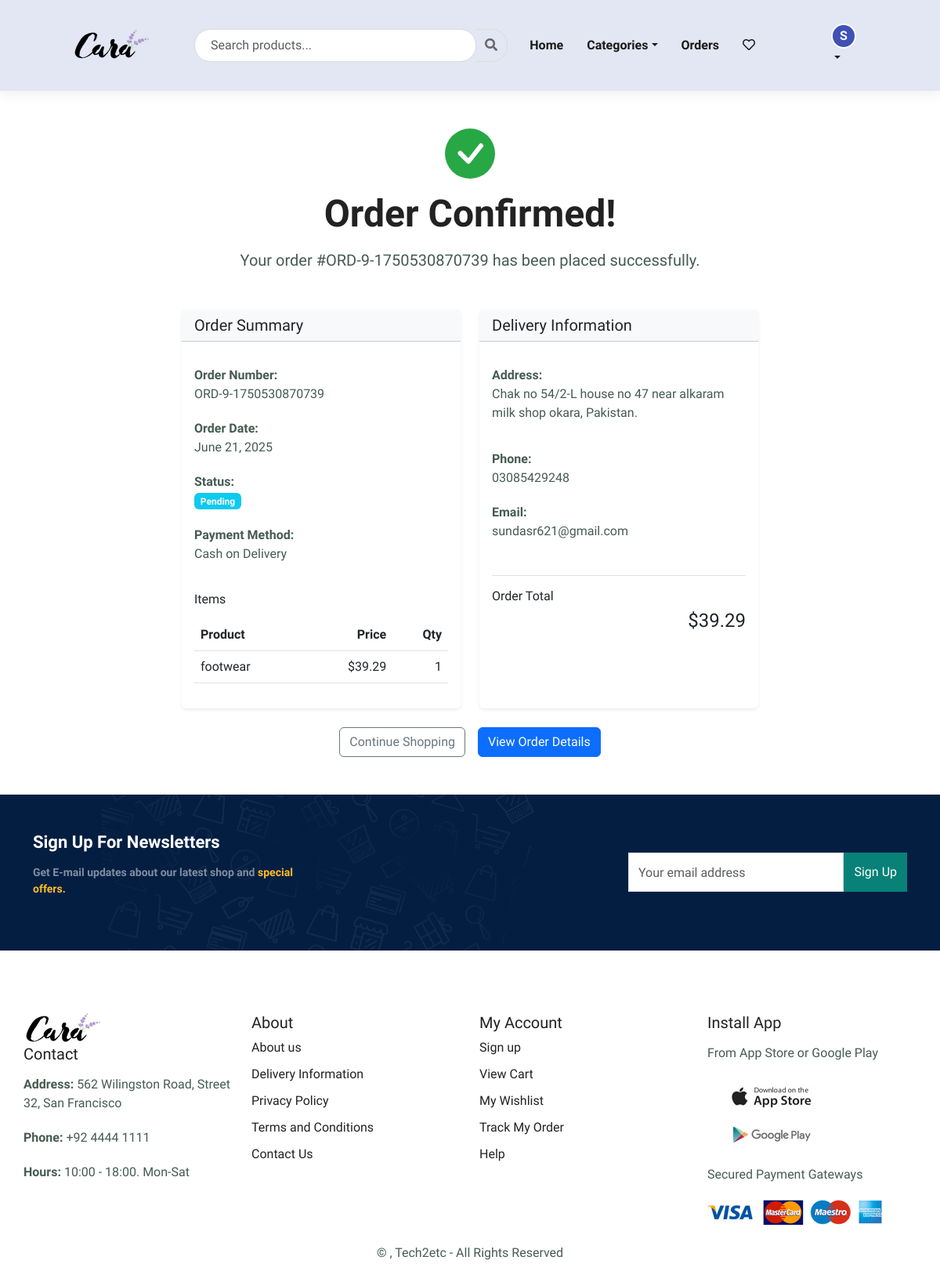
The app's page /checkout/success/ORD-9-1750530870739/ (signed in) with its own data.
### profiles/models.py (models this page shows, shortened)
class Profile(models.Model):
    ROLE_CHOICES = (
        ('buyer', 'Buyer'),
        ('seller', 'Seller'),
    )
    user = models.OneToOneField(User, on_delete=models.CASCADE, related_name='profile')
    full_name = models.CharField(max_length=100, blank=True)
    phone_number = models.CharField(max_length=20, blank=True)
    address_line1 = models.CharField(max_length=100, blank=True)
    address_line2 = models.CharField(max_length=100, blank=True)
    city = models.CharField(max_length=50, blank=True)
    state = models.CharField(max_length=50, blank=True)
    postal_code = models.CharField(max_length=20, blank=True)
    country = models.CharField(max_length=50, blank=True)
    picture = models.ImageField(upload_to='profiles/', blank=True, null=True)
    role = models.CharField(max_length=10, choices=ROLE_CHOICES, default='buyer')  # New field
    created_at = models.DateTimeField(auto_now_add=True)
    updated_at = models.DateTimeField(auto_now=True)

### checkout/models.py (models this page shows, shortened)
class Order(models.Model):
    ORDER_STATUS = (
        ('P', 'Pending'),
        ('S', 'Shipped'),
        ('C', 'Completed'),
        ('X', 'Cancelled')
    )
    PAYMENT_METHODS = (
        ('COD', 'Cash on Delivery'),
    )
    user = models.ForeignKey(settings.AUTH_USER_MODEL, on_delete=models.CASCADE)
    cart = models.ForeignKey(Cart, on_delete=models.PROTECT)
    order_number = models.CharField(max_length=32, unique=True)
    email = models.EmailField()
    shipping_address = models.TextField()
    phone_number = models.CharField(max_length=20)
    order_note = models.TextField(blank=True)
    payment_method = models.CharField(max_length=50, choices=PAYMENT_METHODS, default='COD')
    status = models.CharField(max_length=1, choices=ORDER_STATUS, default='P')
    is_paid = models.BooleanField(default=False)
    tracking_number = models.CharField(max_length=100, blank=True)
    created_at = models.DateTimeField(auto_now_add=True)
    updated_at = models.DateTimeField(auto_now=True)
    _original_total = models.DecimalField(max_digits=10, decimal_places=2, null=True, blank=True)
    class Meta:
        ordering = ['-created_at']
    @property
    def total(self):
        return self._original_total if self._original_total is not None else self.cart.total_price

class OrderItem(models.Model):
    ITEM_STATUS = (
        ('P', 'Pending'),
        ('S', 'Shipped'),
        ('C', 'Completed'),
        ('X', 'Cancelled')
    )
    order = models.ForeignKey(Order, on_delete=models.CASCADE,related_name='items')
    product = models.ForeignKey('products.Product',on_delete=models.PROTECT)
    seller = models.ForeignKey('seller.SellerProfile', on_delete=models.PROTECT, related_name='order_items', null=True, blank=True)
    quantity = models.PositiveIntegerField()
    price = models.DecimalField(max_digits=10, decimal_places=2)
    shipping_price = models.DecimalField(max_digits=10, decimal_places=2, default=0)
    status = models.CharField(max_length=1, choices=ITEM_STATUS, default='P')
    tracking_number = models.CharField(max_length=100, blank=True)
    shipped_at = models.DateTimeField(null=True, blank=True)
    completed_at = models.DateTimeField(null=True, blank=True)
    class Meta:
        verbose_name = "Order Item"
        verbose_name_plural = "Order Items"

### products/models.py (models this page shows, shortened)
class Product(models.Model):
    GENDER_CHOICES = [
        ('W', 'Women'),
        ('M', 'Men'),
        ('K', 'Kids'),
        ('U', 'Unisex'),
    ]
    title = models.CharField(max_length=255)
    image = models.ImageField(upload_to='product_images/')
    price = models.DecimalField(max_digits=10, decimal_places=2)
    quantity = models.PositiveIntegerField()
    description = models.TextField()
    brand = models.CharField(max_length=100, blank=True)
    seller = models.ForeignKey(SellerProfile, on_delete=models.CASCADE, null=True, blank=True, related_name='products')    # Category fields
    category = models.ForeignKey(Category, on_delete=models.SET_NULL, null=True, blank=True)
    gender = models.CharField(max_length=1, choices=GENDER_CHOICES, default='U')
    shipping_price = models.DecimalField(max_digits=10, decimal_places=2, default=0)
    is_featured = models.BooleanField(default=False)
    is_new = models.BooleanField(default=False)
    is_trending = models.BooleanField(default=False)

### checkout/views.py (the view)
# urls.py: path('success/<str:order_number>/', views.checkout_success, name='checkout_success'),
@login_required
def checkout_success(request, order_number):
    order = get_object_or_404(Order, order_number=order_number, user=request.user)
    return render(request, 'checkout/order_confirmation.html', {
        'order': order
    })

### cart/context_processors.py (called while the page is built)
def cart_context(request):
    context = {
        'cart_items_count': 0,
        'cart_total_price': 0,
        'recent_cart_items': [],
        'wishlist_items_count': 0
    }
    if request.user.is_authenticated:
        cart, created = Cart.objects.get_or_create(user=request.user)
        context.update({
            'cart_items_count': cart.total_items,
            'cart_total_price': cart.total_price,
            'recent_cart_items': cart.items.order_by('-added_at')[:3],
            'wishlist_items_count': Wishlist.objects.filter(user=request.user).count()
        })
    return context

### cart/models.py (called while the page is built)
    @property
    def total_items(self):
        return self.items.aggregate(total=Sum('quantity'))['total'] or 0

    @property
    def total_price(self):
        return self.items.aggregate(
            total=Sum(F('product__price') * F('quantity'))
        )['total'] or 0

### checkout/templates/checkout/order_confirmation.html (shortened to what this page needs)
{% extends 'core/base.html' %}
{% block content %}
<div class="container my-5">
    <div class="text-center mb-5">
        <h1 class="display-5 fw-bold">Order Confirmed!</h1>
        <p class="lead">Your order <strong>#{{ order.order_number }}</strong> has been placed successfully.</p>
    </div>
    <div class="row justify-content-center">
        <div class="col-lg-8">
            <div class="row g-4">
                <div class="col-md-6">
                    <div class="card h-100 border-0 shadow-sm">
                        <div class="card-header bg-light">
                            <h2 class="h5 mb-0">Order Summary</h2>
                        </div>
                        <div class="card-body">
                            <div class="row mb-3">
                                <div class="col-12">
                                    <p><strong>Order Number:</strong><br> {{ order.order_number }}</p>
                                    <p><strong>Order Date:</strong><br> {{ order.created_at|date:"F j, Y" }}</p>
                                    <p><strong>Status:</strong><br> <span class="badge bg-info">{{ order.get_status_display }}</span></p>
                                    <p><strong>Payment Method:</strong><br> {{ order.get_payment_method_display }}</p>
                                </div>
                            </div>
                            <h3 class="h6 mb-3">Items</h3>
                            <div class="table-responsive">
                                <table class="table">
                                    <thead>
                                        <tr>
                                            <th>Product</th>
                                            <th class="text-end">Price</th>
                                            <th class="text-end">Qty</th>
                                        </tr>
                                    </thead>
                                    <tbody>
                                        {% for item in order.items.all %}
                                        <tr>
                                            <td>{{ item.product.title }}</td>
                                            <td class="text-end">${{ item.price }}</td>
                                            <td class="text-end">{{ item.quantity }}</td>
                                        </tr>
                                        {% endfor %}
                                    </tbody>
                                </table>
                            </div>
                        </div>
                    </div>
                </div>
                <div class="col-md-6">
                    <div class="card h-100 border-0 shadow-sm">
                        <div class="card-header bg-light">
                            <h2 class="h5 mb-0">Delivery Information</h2>
                        </div>
                        <div class="card-body">
                            <p><strong>Address:</strong><br>
                            {{ order.shipping_address }}</p>
                            <div class="row">
                                <div class="col-12">
                                    <p><strong>Phone:</strong><br> {{ order.phone_number }}</p>
                                    <p><strong>Email:</strong><br> {{ order.email }}</p>
                                </div>
                            </div>
                            <div class="mt-4 pt-3 border-top">
                                <h3 class="h6">Order Total</h3>
                                <p class="h4 text-end">${{ order.total }}</p>
                            </div>
                        </div>
                    </div>
                </div>
            </div>
            <div class="d-grid gap-2 d-md-flex justify-content-md-center mt-4">
                <a href="{% url 'products:product_list' %}" class="btn btn-outline-secondary me-md-2">
                     Continue Shopping
                </a>
                <a href="{% url 'checkout:order_detail' order.order_number %}" class="btn btn-primary">
                     View Order Details
                </a>
            </div>
        </div>
    </div>
</div>
{% endblock %}

### core/templates/includes/navbar.html (shortened to what this page needs)
{% load static %}
<header id="header">
  <div class="container-fluid d-flex justify-content-between align-items-center">
    <div class="d-flex align-items-center" style="flex-grow: 1;">
      <a href="{% url 'core:home' %}"><img src="{% static 'img/logo.png' %}" class="logo" alt="Logo" /></a>
      <div class="search-container ms-3" style="max-width: 400px; width: 100%;">
        <form class="search-form" method="get" action="{% url 'core:search_results' %}">
          <div class="input-group">
            <input type="text" class="form-control search-input" name="q" placeholder="Search products..."
              aria-label="Search products" required>
            <button class="btn btn-search" type="submit">
              <i class="fas fa-search"></i>
            </button>
          </div>
        </form>
      </div>
    </div>
    <div>
      <ul id="navbar" class="navbar-collapse">
        <li><a href="{% url 'core:home' %}">Home</a></li>
        {% if user.is_authenticated %}
        <li class="dropdown">
          <a href="#" class="dropdown-toggle" data-toggle="dropdown">Categories</a>
        </li>
        {% endif %}
        <li><a href="{% url 'checkout:order_history' %}">Orders</a></li>
        {% if user.is_authenticated %}
        <li class="nav-icons">
          <div class="d-flex align-items-center">
            <a href="{% url 'cart:wishlist' %}" class="position-relative me-3">
              <i class="far fa-heart"></i>
            </a>
            <a href="{% url 'cart:cart' %}" class="position-relative">
              <i class="far fa-shopping-bag"></i>
            </a>
          </div>
        </li>
        <li class="dropdown">
          <a href="#" class="dropdown-toggle" data-toggle="dropdown">
            {% with profile=user.profile|default:None %}
            {% if profile and profile.picture %}
            <img src="{{ profile.picture.url }}" class="profile-avatar" alt="Profile">
            {% else %}
            <div class="profile-avatar-default">
              {% if profile and profile.full_name %}
              {{ profile.full_name|first|upper }}
              {% else %}
              {{ user.username|first|upper }}
              {% endif %}
            </div>
            {% endif %}
            {% endwith %}
          </a>
        </li>
        {% else %}
        <li><a href="{% url 'account_signup' %}" class="btn-signup">Sign Up</a></li>
        <li><a href="{% url 'account_login' %}" class="btn-login">Login</a></li>
        {% endif %}
      </ul>
    </div>
  </div>
</header>

### static/css/style.css (style rules this page uses)
* { margin: 0; padding: 0; box-sizing: border-box; font-family: "Spartan", sans-serif; }
html { scroll-behavior: smooth; }
body { font-family: "Spartan", sans-serif; }
h1 { font-size: 50px; line-height: 64px; color: #222; font-weight: 700; }
h2 { font-size: 46px; line-height: 54px; color: #222; font-weight: 700; }
p { font-size: 16px; color: #465b52; margin: 15px 0 20px 0; font-weight: 400; }
#header { background-color: #E3E6F3; padding: 20px 80px; box-shadow: rgba(0, 0, 0, 0.06) 0px 5px 15px; position: sticky; top: 0; z-index: 1000; left: 0; }
#navbar { display: flex; align-items: center; list-style: none; margin: 0; padding: 0; }
#navbar li { position: relative; }
#navbar li a { color: #1a1a1a; text-decoration: none; font-size: 16px; font-weight: 600; transition: all 0.3s ease; position: relative; display: inline-block; padding: 5px 0; }
.profile-avatar-default { width: 32px; height: 32px; border-radius: 50%; background: #3f51b5; color: white; display: flex; align-items: center; justify-content: center; font-weight: bold; border: 2px solid #fff; text-transform: uppercase; }

### core/templates/includes/navbar.html (style rules this page uses)
#header { max-height: 10%; }
#navbar li a { gap: 1 rem; padding: 10px 15px; }
.nav-icons .d-flex { gap: 5px; }
.nav-icons a { color: inherit; text-decoration: none; transition: color 0.3s ease; }
.search-container { position: relative; }
.search-input { border-radius: 20px !important; padding: 8px 20px; border: 1px solid #ddd; box-shadow: none; transition: all 0.3s ease; }
.btn-search { border-radius: 0 20px 20px 0 !important; background-color: transparent; border: 1px solid #ddd; border-left: none; color: #666; transition: all 0.3s ease; }

### records on screen
Profile: full_name|first "S"
Order: order_number "ORD-9-1750530870739", created_at "June 21, 2025", status "Pending", payment_method "Cash on Delivery", shipping_address "Chak no 54/2-L house no 47 near alkaram milk shop okara, Pakistan.", phone_number "03085429248", email "sundasr621@gmail.com", total "39.29"
OrderItem: product "footwear", price "39.29", quantity "1"
